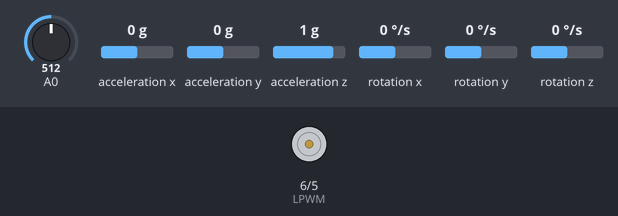
A sketch run on a simulated Arduino Uno, built with avr-gcc and run on an emulated ATmega328P. Shown: motor-driver pin pairs drawn as motors (green arrow = first pin HIGH = forward, orange = second pin HIGH = backward, longer = more drive). Inputs (shaded band) come from the test bench; at power-on: rotation y 0 °/s, A0 = 512, acceleration x 0 g, acceleration y 0 g, acceleration z 1 g, rotation x 0 °/s, rotation z 0 °/s.

Above: at 1.2 s.
1.3 s: rotation y set to 9 °/s
4.3 s: rotation y set to 12 °/s
At 4.9 s:
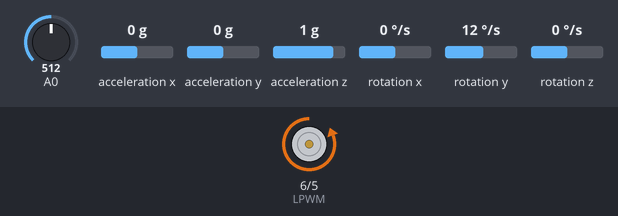
7.3 s: A0 set to 306
At 8.75 s:
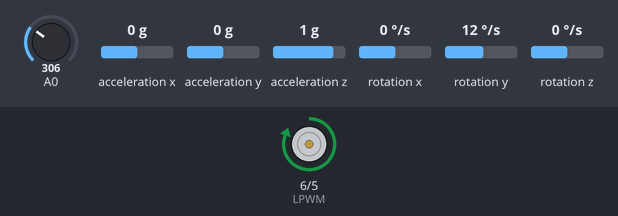
10.3 s: A0 set to 30
13.3 s: A0 set to 64
16.3 s: A0 set to 75
Timing chart, 0 to 19.7 s (numbered marks = the images above; inputs shaded):
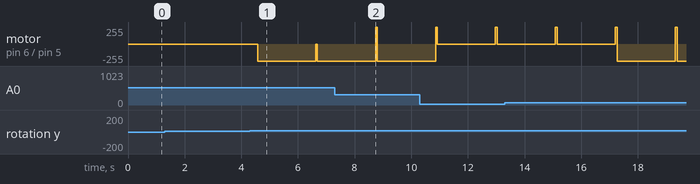

Measured:
- the behaviour switches between 10 and 11 °/s on rotation y (found by bisection; images 0 and 1)
- after the input at 1.3 s, every drawn part: stays the same
- by itself, motor on pin 6 (LPWM) / pin 5 (RPWM): alternates forward 255/255 for 0.06 s and backward 255/255 for 2.1 s

The sketch:

BAM_Double_Sensor.ino
```cpp
#include <Wire.h>
#include <MPU6050.h>
#include <ResponsiveAnalogRead.h>

#define RPWM 5
#define LPWM 6
#define STROKE_LENGTH      100    // PLEASE UPDATE THIS VALUE (in millimeter) [4in actuator has max 100mm length]
#define POTENTIOMETER_MAX  962   // PLEASE UPDATE THIS VALUE [from maxing out the 4in]
#define POTENTIOMETER_MIN  34   // PLEASE UPDATE THIS VALUE [from bottoming out the 4in]

MPU6050 mpu; //initializng the 2 mpus to use with library
MPU6050 mpu1;

#define first 0x69
#define second 0x68

// Potentiometer Readings
const int FBA1 = A0;
const int FBA2 = A1;
ResponsiveAnalogRead analogOne(FBA1, true);
ResponsiveAnalogRead analogTwo(FBA2, true);

// Timers
unsigned long timer = 0;
float timeStep = 0.01;

// Angle stuff
float pitch = 0;
float pitch1 = 0;
float pitch2 = 0;

// Angle stuff for second sensor
float bitch = 0;
float bitch1 = 0;
float bitch2 = 0;

int actual_location = 0;                   // Current position
int deadband =  3;                         // Tolerance for position
int pos1 = 0;                          // Position feedback value
int pos2 = 0;

void setup() {
  // put your setup code here, to run once:

  // Begin running mpu6050 library
  mpu.begin(MPU6050_SCALE_2000DPS, MPU6050_RANGE_2G, first);
  mpu1.begin(MPU6050_SCALE_2000DPS, MPU6050_RANGE_2G, second);

  mpu.calibrateGyro();   // Calibrate gyroscope. The calibration must be at rest.
  mpu1.calibrateGyro();  // Calibrate gyroscope. The calibration must be at rest.

  // Set threshold sensivty. Default 3.
  // If you don't want use threshold, comment this line or set 0.
  mpu.setThreshold(3);
  mpu1.setThreshold(3);
}

void loop() {
  // put your main code here, to run repeatedly:

  timer = millis(); //gets the time for the gyro to use for angle detection

  //actuator readings
  angle1(); // thigh angle reading
  angle2(); // calf angle reading
  control(); // actuator length

  // Output raw
  Serial.print("Hip Angle = ");
  Serial.print(pitch);
  Serial.print(" Calf Angle = ");
  Serial.print(bitch);
  Serial.print(" length = ");
  Serial.println(actual_location);


  // Wait to full timeStep period
  delay((timeStep*1000) - (millis() - timer));


  if ((pitch1 == 0) && (pitch2 == 0) && (pitch != 0) && (pitch <= 10) && (pitch >= -10)) {  // zeroing the angle if it falls within the standing angle but gets fucked
    pitch = 0;
  }

  // initiate the moving sequence once the leg is raised
  if (pitch >= 30){
  pos(0); // retract leg
  delay(2000);
  pos(50); //reposition leg
  angle1();
  }

//   // FOR FUTURE USE OF 2 SENSOR TESTING
//   if (pitch >= 30){
//     for(bitch = 0; (bitch < 50) && (actual_location > 0);){  //arbitrary angle for now that the leg has to pull back to
//     analogWrite(RPWM, 255);
//     analogWrite(LPWM, 0);
//     angle2();
//     control();
//     }
//     pos(50); // revert back to normal
//     angle1();
//   }
}
void pos(int command){ // position controller
  control();
  if ((actual_location <= command + deadband) && (actual_location >= command - deadband)){      //if actual is close to commanded position, do nothing
      analogWrite(RPWM, 0);
      analogWrite(LPWM, 0);
    }

    if (actual_location > command + deadband){         //if too far out, retract
      analogWrite(RPWM, 255);
      analogWrite(LPWM, 0);
    }

    if (actual_location < command - deadband){         //if too far in, extend
      analogWrite(RPWM, 0);
      analogWrite(LPWM, 255);
    }
  angle1();
  delay(50);
}

void control() // position update in mm
{
  analogOne.update();
  pos1 = analogOne.getValue();                  //read the actual position from the actuator potentiometer
  actual_location = map(pos1, POTENTIOMETER_MIN, POTENTIOMETER_MAX, 0, STROKE_LENGTH);  //map(value, fromLow, fromHigh, toLow, toHigh)

}

void angle1(){
  Vector norm = mpu.readNormalizeGyro();
  pitch = pitch + norm.YAxis * timeStep;
  pitch1 = norm.YAxis * timeStep;
  pitch2 = norm.YAxis;
}

void angle2(){
  Vector norm1 = mpu1.readNormalizeGyro();
  bitch = bitch + norm1.YAxis * timeStep;
  bitch1 = norm1.YAxis * timeStep;
  bitch2 = norm1.YAxis;
}
```
